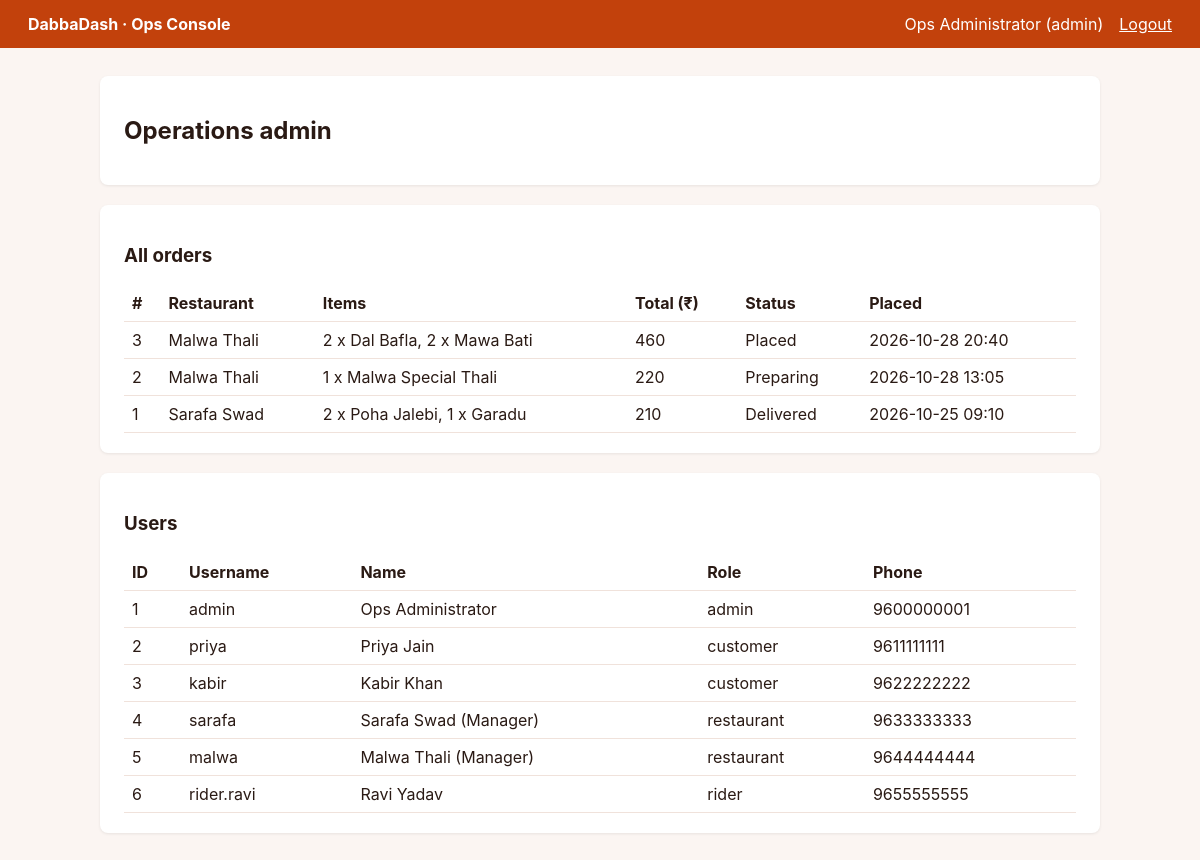
Page /admin (signed in) on the earlier database version.
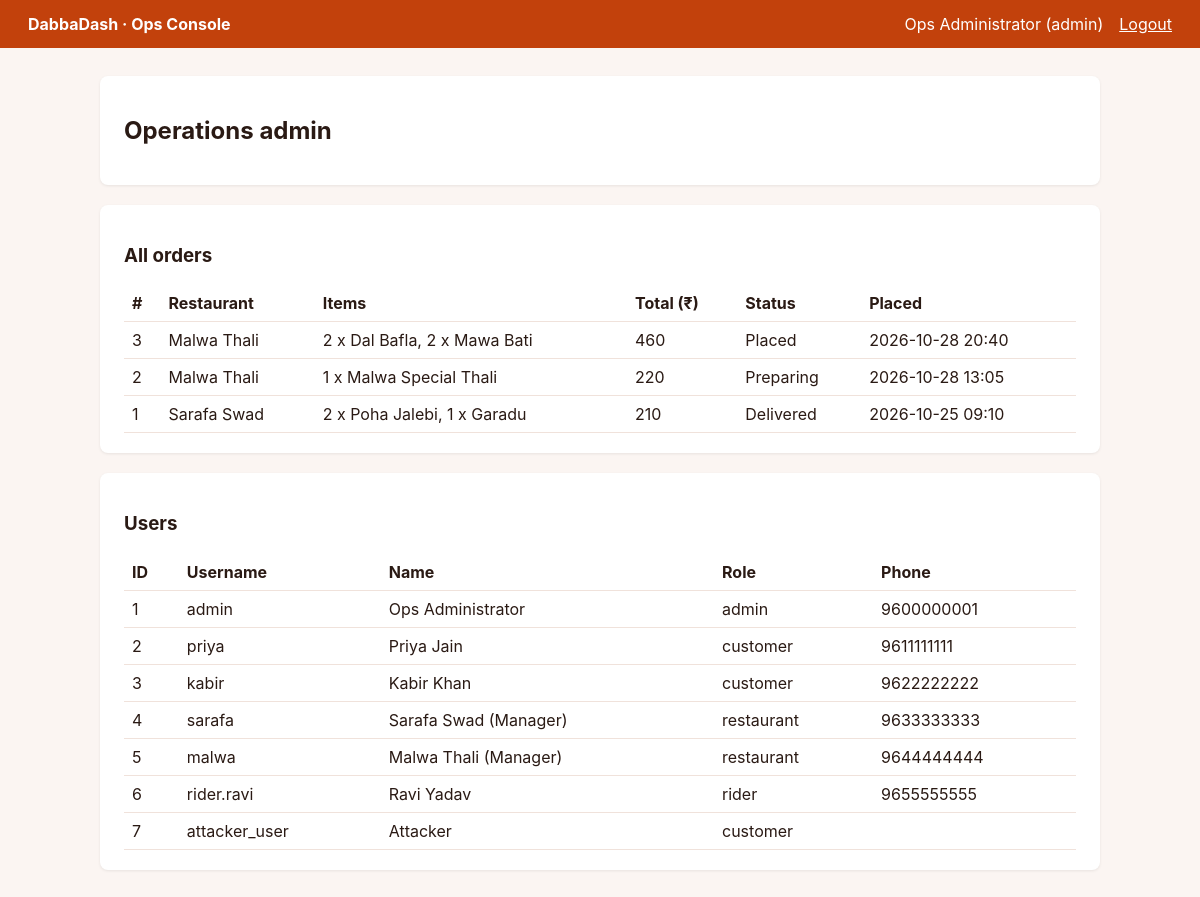
Same page on the later database version.
### tables this page shows
CREATE TABLE users (
        id INTEGER PRIMARY KEY AUTOINCREMENT,
        username TEXT UNIQUE NOT NULL,
        password TEXT NOT NULL,
        full_name TEXT NOT NULL,
        role TEXT NOT NULL DEFAULT 'customer',   -- customer | restaurant | rider | admin
        phone TEXT,
        address TEXT,
        restaurant_id INTEGER                     -- set for restaurant staff
    , mfa_secret TEXT, mfa_enabled INTEGER DEFAULT 0, last_totp_code TEXT);

CREATE TABLE orders (
        id INTEGER PRIMARY KEY AUTOINCREMENT,
        customer_id INTEGER NOT NULL,
        restaurant_id INTEGER NOT NULL,
        rider_id INTEGER,
        items TEXT NOT NULL,
        total INTEGER NOT NULL,
        delivery_note TEXT,
        status TEXT DEFAULT 'Placed',   -- Placed | Preparing | Ready | Picked up | Delivered
        created_at TEXT NOT NULL
    );

CREATE TABLE restaurants (
        id INTEGER PRIMARY KEY AUTOINCREMENT,
        name TEXT NOT NULL,
        area TEXT
    );

### app.py (the view)
        def inner(*args, **kwargs):
            user = current_user()
            if not user:
                return redirect(url_for("login"))
            if role and user["role"] != role:
                log_access_denied(user["id"], user["role"], request.path, "role_mismatch")
                return render_template("error.html", msg="Access denied"), 403
            return fn(*args, **kwargs)

### app.py (called while the page is built)
@app.after_request
def apply_security_headers(response):
    response.headers["Content-Security-Policy"] = (
        "default-src 'self'; "
        "style-src 'self' 'unsafe-inline'; "
        "img-src 'self' data:; "
        "frame-ancestors 'none';"
    )
    response.headers["X-Content-Type-Options"] = "nosniff"
    response.headers["X-Frame-Options"] = "DENY"
    response.headers["Referrer-Policy"] = "strict-origin-when-cross-origin"
    response.headers["Permissions-Policy"] = "geolocation=(), camera=(), microphone=()"
    return response

def get_db():
    if "db" not in g:
        g.db = sqlite3.connect(DB_PATH)
        g.db.row_factory = sqlite3.Row
    return g.db

@app.before_request
def enforce_idle_timeout():
    if "user_id" in session:
        now = datetime.now().timestamp()
        last_active = session.get("_last_active")
        if last_active and (now - last_active > IDLE_TIMEOUT_SECONDS):
            session.clear()
            if request.path.startswith("/api/"):
                return jsonify({"error": "session expired due to inactivity"}), 401
            return redirect(url_for("login", msg="Your session has expired due to inactivity. Please log in again."))
        session["_last_active"] = now

def get_csrf_token():
    if "_csrf_token" not in session:
        session["_csrf_token"] = secrets.token_hex(16)
    return session["_csrf_token"]

@app.context_processor
def inject_csrf_token():
    return {"csrf_token": get_csrf_token()}

def current_user():
    if "user_id" not in session:
        return None
    u = get_db().execute("SELECT id, username, full_name, role, restaurant_id FROM users WHERE id=?",
                         (session["user_id"],)).fetchone()
    if not u:
        session.clear()
        return None
    return {"id": u["id"], "username": u["username"], "name": u["full_name"],
            "role": u["role"], "restaurant_id": u["restaurant_id"]}

def login_required(role=None):
    def wrap(fn):
        def inner(*args, **kwargs):
            user = current_user()
            if not user:
                return redirect(url_for("login"))
            if role and user["role"] != role:
                log_access_denied(user["id"], user["role"], request.path, "role_mismatch")
                return render_template("error.html", msg="Access denied"), 403
            return fn(*args, **kwargs)
        inner.__name__ = fn.__name__
        return inner
    return wrap

### templates/admin.html
{% extends "base.html" %}{% block body %}
<div class="card"><h2>Operations admin</h2></div>
<div class="card"><h3>All orders</h3>
<table><tr><th>#</th><th>Restaurant</th><th>Items</th><th>Total (&#8377;)</th><th>Status</th><th>Placed</th></tr>
{% for o in orders %}<tr><td>{{ o.id }}</td><td>{{ o.restaurant }}</td><td>{{ o.items }}</td><td>{{ o.total }}</td><td>{{ o.status }}</td><td>{{ o.created_at }}</td></tr>{% endfor %}</table></div>
<div class="card"><h3>Users</h3>
<table><tr><th>ID</th><th>Username</th><th>Name</th><th>Role</th><th>Phone</th></tr>
{% for u in users %}<tr><td>{{ u.id }}</td><td>{{ u.username }}</td><td>{{ u.full_name }}</td><td>{{ u.role }}</td><td>{{ u.phone }}</td></tr>{% endfor %}
</table></div>{% endblock %}

### templates/base.html (shortened to what this page needs)
<!doctype html>
<html><head><meta charset="utf-8"><title>DabbaDash Console</title>
</head><body>
<header><strong>DabbaDash &middot; Ops Console</strong>
<span>{% if user %}{{ user.name }} ({{ user.role }})<a href="/logout">Logout</a>{% endif %}</span></header>
<main>{% block body %}{% endblock %}</main>
</body></html>

### templates/base.html (style rules this page uses)
body { font-family:-apple-system,Segoe UI,Arial,sans-serif;margin:0;background:#fbf5f2;color:#2a1a14 }
header { background:#c2410c;color:#fff;padding:14px 28px;display:flex;justify-content:space-between;align-items:center }
header a { color:#fff;margin-left:16px }
main { max-width:1000px;margin:28px auto;padding:0 16px }
.card { background:#fff;border-radius:8px;padding:20px 24px;margin-bottom:20px;box-shadow:0 1px 3px rgba(0,0,0,.08) }
table { width:100%;border-collapse:collapse }
th,td { text-align:left;padding:8px;border-bottom:1px solid #f0e2db;vertical-align:top }

Differences in the rows shown:
added users: id "7", username "attacker_user", full_name "Attacker", role "customer"
